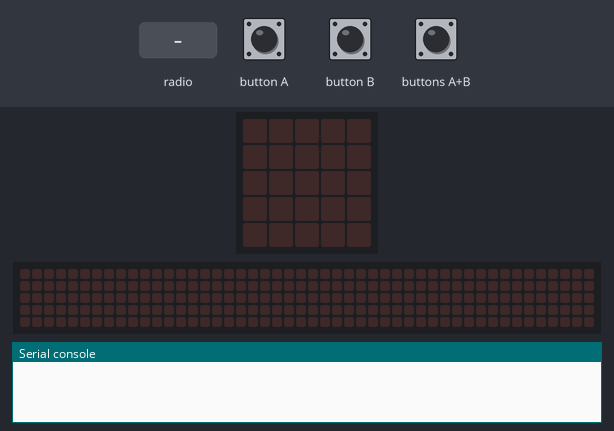
A program run on a simulated BBC micro:bit (MakeCode). Shown: the board's 5×5 LED display, a strip that is not on the board, showing the scrolling text unrolled, the last lines printed to the serial console. The inputs (shaded band) are chosen by the test bench. No radio messages arrive unless stated (any console line starting 'radio sent:' is added by the test bench); the 48×5 strip is a reading aid, not a part: it shows the text the display is scrolling, unrolled, one strip-width of it at a time.

Above: at 1.2 s.
1.3 s: button A pressed for 0.15 s
At 2.2 s:
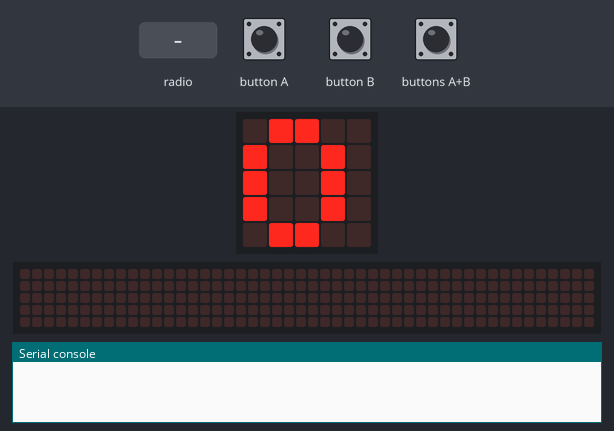
At 3.22 s:
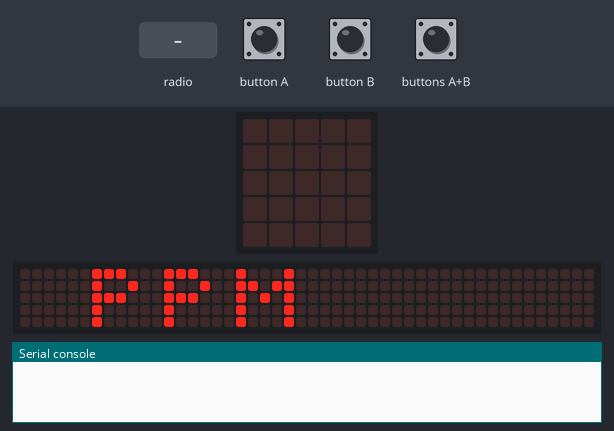
4.3 s: button B pressed for 0.15 s
7.4 s: buttons A+B pressed for 0.15 s
10.4 s: radio message "AB" arrives
13.4 s: button B pressed for 0.15 s
At 16.42 s:
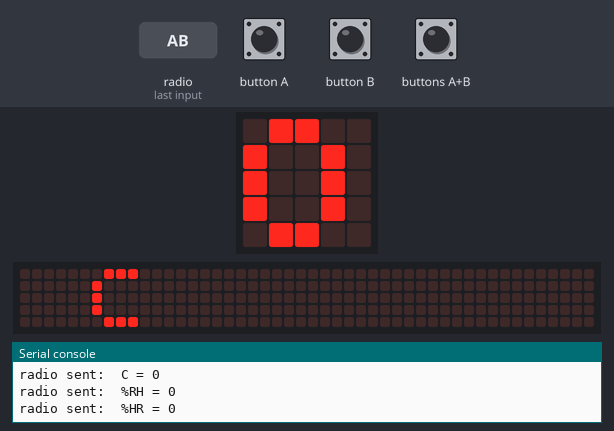
16.5 s: buttons A+B pressed for 1 s
At 20.62 s:
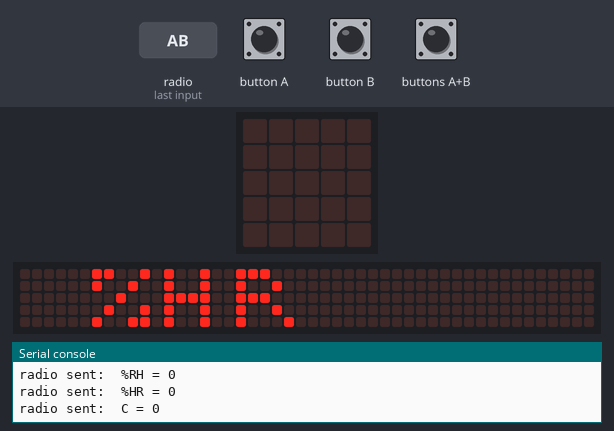

Measured:
- after the input at 1.3 s, the display: changes after 0.35 s (image 1)
- after the input at 13.4 s, the display: first differs from a run without the input after 2.2 s (image 3 shows a later state)
- after the input at 16.5 s, the display: first differs from a run without the input after 2.6 s (image 4 shows a later state)
- what the display in image 1 shows lasts 0.7 s, from 1.7 s to 2.4 s
- what the display in image 2 shows lasts 0.5 s, from 3.0 s to 3.5 s

The program:

main.ts
```typescript
input.onButtonPressed(Button.A, function () {
    COZIR2 = Math.round(COZIR.Co2())
    basic.showNumber(COZIR2)
    basic.showString(" PPM")
    radio.sendValue(" PPM", COZIR2)
})
input.onButtonPressed(Button.AB, function () {
    COZIR2 = Math.round(COZIR.relativeHumidity())
    basic.showNumber(COZIR2)
    basic.showString(" %HR")
    radio.sendValue(" %HR", COZIR2)
})
input.onButtonPressed(Button.B, function () {
    COZIR2 = Math.round(COZIR.temperature())
    basic.showNumber(COZIR2)
    basic.showString(" C")
    radio.sendValue(" C", COZIR2)
})
radio.onReceivedStringDeprecated(function (receivedString) {
    if (receivedString == "A") {
        COZIR2 = Math.round(COZIR.Co2())
        radio.sendValue(" PPM", COZIR2)
    } else if (receivedString == "B") {
        COZIR2 = Math.round(COZIR.temperature())
        radio.sendValue(" C", COZIR2)
    } else if (receivedString == "AB") {
        COZIR2 = Math.round(COZIR.relativeHumidity())
        radio.sendValue(" %RH", COZIR2)
    }
})
let COZIR2 = 0
radio.setGroup(1)
serial.redirect(
SerialPin.P0,
SerialPin.P1,
BaudRate.BaudRate9600
)
basic.forever(function () {
    while (!(input.buttonIsPressed(Button.A) || input.buttonIsPressed(Button.B))) {
        basic.pause(60000)
        basic.showString("" + Math.round(COZIR.Co2()) + " PPM")
        basic.pause(100)
        basic.showString("" + Math.round(COZIR.temperature()) + " C")
        basic.pause(100)
        basic.showString("" + Math.round(COZIR.relativeHumidity()) + " %HR")
    }
})
```

custom.ts
```typescript
/**
 * Use this file to define custom functions and blocks.
 * Read more at https://makecode.microbit.org/blocks/custom
 */


/**
 * Custom blocks
 */
//% color=#5b99a5 weight=100 icon="\uf135" block="Parlons sciences!"
namespace COZIR {

    let value_str = ""
    let co2 = 0
    let temp = 0
    let rh = 0
    let response = ""
    let altitude = 0

    serial.onDataReceived(serial.delimiters(Delimiters.NewLine), () => {
        response = serial.readUntil(serial.delimiters(Delimiters.NewLine))
        //basic.showString(response)
        value_str = response.substr(3, 5)
        let value = parseInt(value_str)
        // basic.showString(response.charAt(1))
        if (response.charAt(1) == 'Z') {
            let co2_uncompensated = value
            co2 = co2_uncompensated + (altitude * 556) / 10000
        }
        if (response.charAt(1) == 'T') {
            temp = (value - 1000) / 10
        }
        if (response.charAt(1) == 'H') {
            rh = value / 10
        }
    })

    /**
    * Return the CO2 concentration in parts per million (ppm)
    */
    //% blockId=device_co2_toggle block="CO2 (PPM)"
    export function Co2(): number {
        serial.writeString("Z\r\n")
        basic.pause(200)
        return co2
    }

    /**
    * Return the temperature in degrees Centigrade
    */
    //% blockId=device_temperature_toggle block="Température (°C)"
    export function temperature(): number {
        serial.writeString("T\r\n")
        basic.pause(200)
        return temp
    }

    /**
    * Return the relative humidty as a percentage
    */
    //% blockId=device_relativeHumidity_toggle block="Humidité relative (HR)"
    export function relativeHumidity(): number {
        serial.writeString("H\r\n")
        basic.pause(200)
        return rh
    }

    /**
    * Run this block when in fresh air and the module will re-calibrate it
    * assuming that the CO2 level is 400ppm
    */
    //% blockId=device_calibrateCo2_toggle block="Calibration CO2"
    //% advanced=true
    export function calibrateCo2(): void {
        serial.writeString("G\r\n")
    }

    /**
    * Compensate for altitude. Specify altitude in metres
    * @param metres altitude in metres
    */
    //% blockId=device_setAltitude_toggle block="Définir altitude"
    //% advanced=true
    export function setAltitude(metres: number): void {
        altitude = metres
    }

    /**
    * Setup the COZIR module -only used during manufacturing
    * this sets the mode of the COZIR to 'request'
    */
    //% blockId=device_setupCozir_toggle block="Initialisation COZIR"
    //% advanced=true
    export function setupCozir(): void {
        serial.writeString("K 2\r\n")
        basic.pause(300)
    }

}
```

test.ts
```typescript
// les tests vont ici ; cela ne sera pas compilé si ce paquet est utilisé en tant qu'extension.
```
